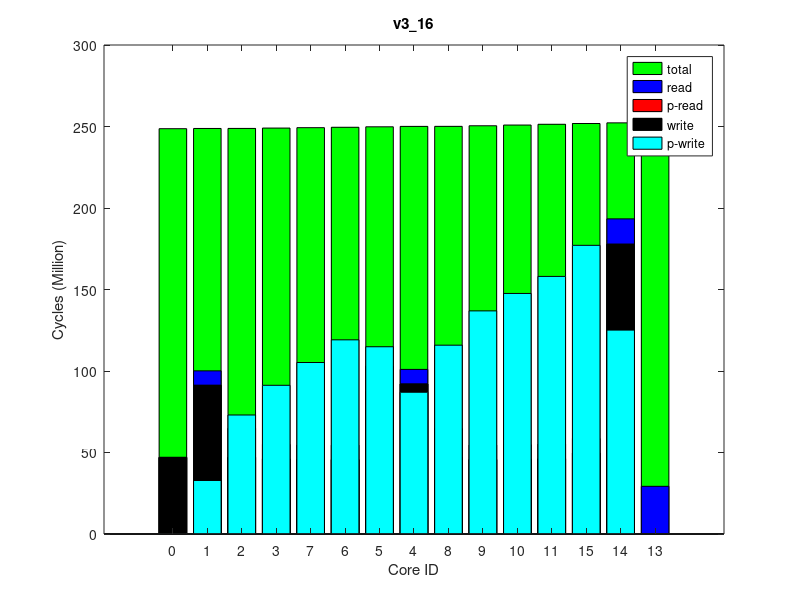

Here is the MATLAB script that generated this plot:
times(1, :, :) = [
0, 251143288, 0
0, 251281246, 0
0, 251308355, 0
0, 251532170, 0
0, 251784862, 0
0, 252029299, 0
0, 252321860, 0
0, 252572441, 0
0, 252597754, 0
0, 252963665, 0
0, 253404046, 0
0, 253882905, 0
0, 254366207, 0
0, 254767683, 0
0, 254821013, 0
];
times(2, :, :) = [
0, 251178412, 0
0, 251316899, 0
0, 251343846, 0
0, 251567594, 0
0, 251820317, 0
0, 252065138, 0
0, 252357408, 0
0, 252608521, 0
0, 252633972, 0
0, 252999490, 0
0, 253439740, 0
0, 253918794, 0
0, 254402564, 0
0, 254808571, 0
0, 254860615, 0
];
times(3, :, :) = [
0, 251157855, 0
0, 251294805, 0
0, 251321950, 0
0, 251544840, 0
0, 251797506, 0
0, 252042358, 0
0, 252335846, 0
0, 252586415, 0
0, 252611838, 0
0, 252977639, 0
0, 253416799, 0
0, 253894626, 0
0, 254378244, 0
0, 254778861, 0
0, 254827025, 0
];
times(4, :, :) = [
0, 251152060, 0
0, 251289406, 0
0, 251316467, 0
0, 251540830, 0
0, 251793640, 0
0, 252038055, 0
0, 252330947, 0
0, 252581466, 0
0, 252606771, 0
0, 252973053, 0
0, 253413018, 0
0, 253891903, 0
0, 254374614, 0
0, 254776317, 0
0, 254826855, 0
];
times(5, :, :) = [
0, 251153778, 0
0, 251292565, 0
0, 251319578, 0
0, 251545496, 0
0, 251798366, 0
0, 252042856, 0
0, 252335906, 0
0, 252586388, 0
0, 252611692, 0
0, 252977611, 0
0, 253418001, 0
0, 253896251, 0
0, 254379478, 0
0, 254782892, 0
0, 254832426, 0
];
times(6, :, :) = [
0, 251174737, 0
0, 251313219, 0
0, 251340293, 0
0, 251565668, 0
0, 251817855, 0
0, 252063078, 0
0, 252356124, 0
0, 252607182, 0
0, 252632512, 0
0, 252998905, 0
0, 253438305, 0
0, 253915862, 0
0, 254399956, 0
0, 254799712, 0
0, 254853476, 0
];
times(7, :, :) = [
0, 251125941, 0
0, 251263014, 0
0, 251290057, 0
0, 251515166, 0
0, 251767779, 0
0, 252012847, 0
0, 252306127, 0
0, 252557091, 0
0, 252582559, 0
0, 252948178, 0
0, 253388341, 0
0, 253866448, 0
0, 254349346, 0
0, 254756507, 0
0, 254806510, 0
];
times(8, :, :) = [
0, 251197397, 0
0, 251334782, 0
0, 251361722, 0
0, 251587102, 0
0, 251840092, 0
0, 252084620, 0
0, 252377690, 0
0, 252628470, 0
0, 252653762, 0
0, 253019883, 0
0, 253460264, 0
0, 253939129, 0
0, 254423062, 0
0, 254826425, 0
0, 254879358, 0
];
times(9, :, :) = [
0, 251178052, 0
0, 251315814, 0
0, 251342662, 0
0, 251568276, 0
0, 251821359, 0
0, 252065332, 0
0, 252358284, 0
0, 252608973, 0
0, 252634382, 0
0, 252999981, 0
0, 253439545, 0
0, 253918235, 0
0, 254402316, 0
0, 254804716, 0
0, 254855228, 0
];
times(10, :, :) = [
0, 251152573, 0
0, 251291587, 0
0, 251318590, 0
0, 251544007, 0
0, 251796711, 0
0, 252041681, 0
0, 252334528, 0
0, 252585162, 0
0, 252610466, 0
0, 252976780, 0
0, 253416759, 0
0, 253895189, 0
0, 254378249, 0
0, 254784004, 0
0, 254838250, 0
];
ave_times = round(squeeze(mean(times)));
format long g, ave_times
std_times = round(squeeze(std(times)));
format long g, std_times
polling_read_times = ave_times;
times(1, :, :) = [
326094, 248579812, 0
32585445, 248714959, 0
72525898, 248741817, 0
90705699, 248957813, 0
104810993, 249204704, 0
118705118, 249444025, 0
114629858, 249729266, 0
86696728, 249971550, 0
115642300, 249996577, 0
136674795, 250349795, 0
147474653, 250775380, 0
157970868, 251236350, 0
177123093, 251703715, 0
125073464, 252096165, 0
0, 252149987, 0
];
times(2, :, :) = [
355754, 248604101, 0
32804733, 248739304, 0
72946823, 248766210, 0
91132060, 248983504, 0
104967445, 249229773, 0
118898112, 249468756, 0
114758686, 249753847, 0
86827901, 249995796, 0
115732052, 250020829, 0
136758420, 250374160, 0
147637795, 250799407, 0
158033805, 251260357, 0
177086258, 251727122, 0
125073645, 252117454, 0
0, 252165350, 0
];
times(3, :, :) = [
370817, 248620199, 0
32911662, 248755974, 0
73129241, 248782905, 0
91344995, 249000424, 0
105445562, 249246968, 0
119415122, 249485492, 0
115072714, 249769960, 0
87132336, 250011851, 0
115939967, 250036883, 0
136985649, 250389749, 0
147682829, 250815254, 0
158137631, 251275556, 0
177110388, 251741809, 0
125094522, 252137740, 0
0, 252187206, 0
];
times(4, :, :) = [
326044, 248593337, 0
32759754, 248728234, 0
72916654, 248755161, 0
91144133, 248971931, 0
105190218, 249218874, 0
119145259, 249457231, 0
114815273, 249742397, 0
86881421, 249984906, 0
115697846, 250009957, 0
136705569, 250363417, 0
147500995, 250788609, 0
157957683, 251249745, 0
177102664, 251716448, 0
125097626, 252113667, 0
0, 252165575, 0
];
times(5, :, :) = [
318546, 248596425, 0
32863586, 248731656, 0
73097325, 248758487, 0
91286470, 248976565, 0
105120289, 249223308, 0
118879865, 249461878, 0
114732198, 249746856, 0
86804150, 249989011, 0
115746427, 250014081, 0
136799830, 250367064, 0
147419775, 250792087, 0
157888534, 251252896, 0
177151565, 251718984, 0
125068426, 252110624, 0
0, 252159056, 0
];
times(6, :, :) = [
335870, 248594894, 0
32830625, 248731431, 0
72992963, 248758224, 0
91232943, 248976345, 0
105222239, 249223981, 0
119137486, 249462838, 0
114892574, 249747445, 0
86959831, 249989083, 0
115790972, 250014104, 0
136814401, 250367725, 0
147528489, 250792732, 0
157897218, 251253767, 0
176984765, 251720570, 0
125098174, 252113585, 0
0, 252161752, 0
];
times(7, :, :) = [
313934, 248584089, 0
32761387, 248719402, 0
72890496, 248746223, 0
91055230, 248963197, 0
105046176, 249209624, 0
118983430, 249448706, 0
114856647, 249733690, 0
86922440, 249975987, 0
115872925, 250001109, 0
136940657, 250354052, 0
147432275, 250778769, 0
157922984, 251238002, 0
176981985, 251704753, 0
125070174, 252095876, 0
0, 252142869, 0
];
times(8, :, :) = [
322152, 248583635, 0
33053087, 248719685, 0
73515312, 248746523, 0
91807881, 248962643, 0
105748384, 249209379, 0
119481048, 249448358, 0
115111269, 249733047, 0
87174528, 249974956, 0
116000288, 249999998, 0
137059283, 250353118, 0
147649090, 250778412, 0
158103610, 251239389, 0
177154848, 251707056, 0
125078862, 252097684, 0
0, 252149123, 0
];
times(9, :, :) = [
332369, 248609634, 0
32951199, 248745761, 0
73263132, 248772701, 0
91478641, 248990110, 0
105350379, 249236810, 0
119270011, 249475555, 0
114993381, 249760353, 0
87048836, 250001898, 0
115928389, 250026957, 0
137015806, 250380436, 0
147612671, 250805342, 0
158173867, 251265705, 0
177113706, 251732294, 0
125085368, 252129544, 0
0, 252176577, 0
];
times(10, :, :) = [
318169, 248577489, 0
32723119, 248712919, 0
72818498, 248739812, 0
91061451, 248956194, 0
105237825, 249202491, 0
119235178, 249441507, 0
114931803, 249726434, 0
87004315, 249968844, 0
115983892, 249993893, 0
137078629, 250347050, 0
147815871, 250772020, 0
158194326, 251233616, 0
177133451, 251700301, 0
125082705, 252095835, 0
0, 252144111, 0
];
ave_times = round(squeeze(mean(times)));
format long g, ave_times
std_times = round(squeeze(std(times)));
format long g, std_times
polling_write_times = ave_times;
times(1, :, :) = [
0, 281944177, 0
8880679, 282121041, 64000
17792769, 282148891, 128000
8902796, 282390436, 64000
8912346, 282663055, 64000
8883249, 282937512, 64000
15565165, 283255668, 128000
8970474, 283532083, 64000
17763686, 283558854, 128000
8902029, 283943879, 64000
8965809, 284408638, 64000
8963821, 284904314, 64000
8890713, 285404420, 64000
15574505, 285818942, 128000
29249641, 285871860, 255980
];
times(2, :, :) = [
0, 281917001, 0
8879859, 282094154, 64000
17794208, 282122011, 128000
8901078, 282364595, 64000
8917276, 282636531, 64000
8890252, 282910486, 64000
15566301, 283229311, 128000
8973051, 283505099, 64000
17754879, 283533081, 128000
8899640, 283916323, 64000
8954539, 284380450, 64000
8967897, 284875995, 64000
8889207, 285376334, 64000
15574557, 285794069, 128000
29248723, 285850727, 255980
];
times(3, :, :) = [
0, 281922914, 0
8880206, 282100256, 64000
17794479, 282128100, 128000
8901900, 282370822, 64000
8911451, 282641080, 64000
8883403, 282914971, 64000
15565821, 283233837, 128000
8973114, 283509843, 64000
17753934, 283537770, 128000
8894389, 283921230, 64000
8957256, 284384996, 64000
8964836, 284880560, 64000
8885177, 285381332, 64000
15570161, 285796953, 128000
29248661, 285852680, 255980
];
times(4, :, :) = [
0, 281942776, 0
8880384, 282119647, 64000
17794090, 282147498, 128000
8902399, 282390097, 64000
8912239, 282662044, 64000
8882762, 282936866, 64000
15566082, 283254640, 128000
8970393, 283530648, 64000
17763086, 283557317, 128000
8902179, 283942978, 64000
8965843, 284407338, 64000
8963769, 284902992, 64000
8888523, 285403127, 64000
15570314, 285822736, 128000
29248811, 285873754, 255980
];
times(5, :, :) = [
0, 281923979, 0
8880099, 282100916, 64000
17794464, 282128752, 128000
8900793, 282370805, 64000
8917885, 282640523, 64000
8889972, 282914949, 64000
15566009, 283233841, 128000
8972836, 283510449, 64000
17753832, 283537244, 128000
8894743, 283922266, 64000
8957383, 284387111, 64000
8965183, 284882122, 64000
8885199, 285382480, 64000
15570137, 285806614, 128000
29248774, 285858142, 255980
];
times(6, :, :) = [
0, 281967486, 0
8881013, 282145156, 64000
17792833, 282172997, 128000
8902829, 282415674, 64000
8912564, 282693991, 64000
8886378, 282968305, 64000
15564863, 283286796, 128000
8970037, 283562212, 64000
17766315, 283588812, 128000
8897287, 283973581, 64000
8965640, 284438428, 64000
8961167, 284933676, 64000
8902269, 285434142, 64000
15570426, 285853867, 128000
29249551, 285907740, 255980
];
times(7, :, :) = [
0, 281931676, 0
8879941, 282107935, 64000
17794234, 282135730, 128000
8899489, 282378282, 64000
8918697, 282647823, 64000
8890313, 282922912, 64000
15566146, 283242180, 128000
8973278, 283517650, 64000
17753808, 283545579, 128000
8893793, 283928842, 64000
8960138, 284394053, 64000
8964451, 284889488, 64000
8903453, 285389577, 64000
15574592, 285809824, 128000
29249493, 285864099, 255980
];
times(8, :, :) = [
0, 281952581, 0
8880487, 282130368, 64000
17793376, 282158337, 128000
8902601, 282400597, 64000
8912220, 282672965, 64000
8886470, 282947043, 64000
15564968, 283265935, 128000
8971326, 283541045, 64000
17762785, 283567746, 128000
8897419, 283952848, 64000
8965670, 284417322, 64000
8963390, 284911309, 64000
8889120, 285411407, 64000
15570428, 285832395, 128000
29248704, 285882961, 255980
];
times(9, :, :) = [
0, 281960103, 0
8881079, 282137444, 64000
17794613, 282165307, 128000
8899506, 282408145, 64000
8918773, 282678040, 64000
8890093, 282952783, 64000
15566334, 283271692, 128000
8969445, 283547434, 64000
17767413, 283573993, 128000
8903393, 283959357, 64000
8967022, 284424171, 64000
8961114, 284919584, 64000
8901977, 285419805, 64000
15574603, 285840250, 128000
29249024, 285895906, 255980
];
times(10, :, :) = [
0, 281953924, 0
8879851, 282131250, 64000
17794330, 282159071, 128000
8901628, 282401871, 64000
8911483, 282671878, 64000
8883481, 282946143, 64000
15565601, 283265234, 128000
8972898, 283541214, 64000
17754661, 283567892, 128000
8894485, 283952851, 64000
8962122, 284417157, 64000
8963654, 284912563, 64000
8903513, 285412790, 64000
15574789, 285832531, 128000
29248441, 285887465, 255980
];
ave_times = round(squeeze(mean(times)));
format long g, ave_times
std_times = round(squeeze(std(times)));
format long g, std_times
read_times = ave_times;
times(1, :, :) = [
0, 248680180, 0
0, 248814588, 0
0, 248841476, 0
0, 249059157, 0
0, 249307071, 0
0, 249547819, 0
0, 249839450, 0
0, 250087328, 0
0, 250112339, 0
0, 250476380, 0
0, 250915050, 0
0, 251384749, 0
0, 251860560, 0
0, 252258704, 0
0, 252309150, 0
];
times(2, :, :) = [
0, 248651231, 0
0, 248786567, 0
0, 248813437, 0
0, 249030726, 0
0, 249278265, 0
0, 249519665, 0
0, 249810732, 0
0, 250059454, 0
0, 250084483, 0
0, 250448234, 0
0, 250885704, 0
0, 251355332, 0
0, 251831967, 0
0, 252230880, 0
0, 252281366, 0
];
times(3, :, :) = [
0, 248663035, 0
0, 248797877, 0
0, 248824740, 0
0, 249042338, 0
0, 249290526, 0
0, 249531701, 0
0, 249822724, 0
0, 250071010, 0
0, 250096063, 0
0, 250459456, 0
0, 250897389, 0
0, 251367518, 0
0, 251843222, 0
0, 252242926, 0
0, 252291976, 0
];
times(4, :, :) = [
0, 248666188, 0
0, 248801027, 0
0, 248827820, 0
0, 249046802, 0
0, 249295198, 0
0, 249535654, 0
0, 249826126, 0
0, 250073848, 0
0, 250098643, 0
0, 250463036, 0
0, 250900620, 0
0, 251370771, 0
0, 251847911, 0
0, 252250191, 0
0, 252300688, 0
];
times(5, :, :) = [
0, 248658016, 0
0, 248793081, 0
0, 248820025, 0
0, 249037308, 0
0, 249285393, 0
0, 249525744, 0
0, 249816677, 0
0, 250065370, 0
0, 250090395, 0
0, 250454463, 0
0, 250891894, 0
0, 251361937, 0
0, 251839844, 0
0, 252241087, 0
0, 252291057, 0
];
times(6, :, :) = [
0, 248673903, 0
0, 248808690, 0
0, 248835518, 0
0, 249051234, 0
0, 249299532, 0
0, 249540735, 0
0, 249831400, 0
0, 250079382, 0
0, 250104405, 0
0, 250468140, 0
0, 250906059, 0
0, 251376317, 0
0, 251853666, 0
0, 252251047, 0
0, 252304351, 0
];
times(7, :, :) = [
0, 248645963, 0
0, 248780795, 0
0, 248807580, 0
0, 249025923, 0
0, 249274063, 0
0, 249514410, 0
0, 249805974, 0
0, 250054431, 0
0, 250079472, 0
0, 250443470, 0
0, 250882194, 0
0, 251352631, 0
0, 251829991, 0
0, 252228607, 0
0, 252278516, 0
];
times(8, :, :) = [
0, 248654782, 0
0, 248790613, 0
0, 248817423, 0
0, 249034473, 0
0, 249281855, 0
0, 249522922, 0
0, 249813805, 0
0, 250061904, 0
0, 250086925, 0
0, 250450218, 0
0, 250888247, 0
0, 251357339, 0
0, 251835883, 0
0, 252231607, 0
0, 252284964, 0
];
times(9, :, :) = [
0, 248665748, 0
0, 248800750, 0
0, 248827629, 0
0, 249045776, 0
0, 249293078, 0
0, 249534138, 0
0, 249825617, 0
0, 250074082, 0
0, 250099143, 0
0, 250462476, 0
0, 250899686, 0
0, 251370384, 0
0, 251846456, 0
0, 252243514, 0
0, 252293998, 0
];
times(10, :, :) = [
0, 248653475, 0
0, 248790390, 0
0, 248817188, 0
0, 249035943, 0
0, 249284932, 0
0, 249525796, 0
0, 249816395, 0
0, 250064271, 0
0, 250089319, 0
0, 250453236, 0
0, 250891509, 0
0, 251362280, 0
0, 251838444, 0
0, 252236497, 0
0, 252287885, 0
];
ave_times = round(squeeze(mean(times)));
format long g, ave_times
std_times = round(squeeze(std(times)));
format long g, std_times
total_times = ave_times;
times(1, :, :) = [
46987040, 254574312, 64000
91221284, 254593419, 128000
47085485, 254607082, 64000
46132450, 254621214, 64000
45644154, 254642024, 64000
45650596, 254710966, 64000
87378502, 254856505, 64000
92009675, 254894669, 128000
46928988, 254908341, 64000
45674225, 254922353, 64000
45843552, 255019009, 64000
46209128, 255478310, 64000
49741075, 255942964, 64000
177780141, 256335348, 64000
0, 256386339, 0
];
times(2, :, :) = [
46987743, 254538811, 64000
91220747, 254557737, 128000
47085812, 254571101, 64000
46132623, 254584937, 64000
45645386, 254605775, 64000
45650066, 254675456, 64000
87374912, 254821042, 64000
92009287, 254859230, 128000
46931391, 254872914, 64000
45674906, 254886943, 64000
45843845, 254983591, 64000
46208802, 255443312, 64000
49742927, 255906617, 64000
177756513, 256297783, 64000
0, 256347017, 0
];
times(3, :, :) = [
46987867, 254554817, 64000
91221499, 254573628, 128000
47086124, 254587303, 64000
46132399, 254601474, 64000
45645278, 254622268, 64000
45651234, 254690986, 64000
87374662, 254836543, 64000
92009341, 254874691, 128000
46931166, 254888373, 64000
45673880, 254902495, 64000
45845099, 254999264, 64000
46209168, 255458436, 64000
49739350, 255922711, 64000
177787027, 256318213, 64000
0, 256365802, 0
];
times(4, :, :) = [
46987118, 254555662, 64000
91220422, 254574440, 128000
47085826, 254587819, 64000
46132102, 254601900, 64000
45645092, 254622944, 64000
45649640, 254691834, 64000
87379908, 254837420, 64000
92009734, 254875688, 128000
46931104, 254889369, 64000
45672720, 254903196, 64000
45844752, 255000283, 64000
46208826, 255458777, 64000
49743894, 255921656, 64000
177741921, 256313243, 64000
0, 256362044, 0
];
times(5, :, :) = [
46986266, 254571001, 64000
91221028, 254590196, 128000
47085474, 254603539, 64000
46131801, 254617755, 64000
45644845, 254638520, 64000
45649900, 254707660, 64000
87375036, 254853143, 64000
92009524, 254891410, 128000
46933188, 254904760, 64000
45672782, 254918787, 64000
45843983, 255016678, 64000
46210936, 255476371, 64000
49746949, 255940039, 64000
177747166, 256334520, 64000
0, 256387458, 0
];
times(6, :, :) = [
46986902, 254566302, 64000
91222892, 254585441, 128000
47085709, 254599105, 64000
46132884, 254612959, 64000
45644943, 254633701, 64000
45650453, 254703120, 64000
87375878, 254848651, 64000
92008840, 254886921, 128000
46932780, 254900559, 64000
45674303, 254914675, 64000
45844203, 255010911, 64000
46207702, 255470712, 64000
49741204, 255935250, 64000
177773012, 256326451, 64000
0, 256377417, 0
];
times(7, :, :) = [
46986955, 254566147, 64000
91221489, 254585268, 128000
47084907, 254598704, 64000
46133722, 254612493, 64000
45644429, 254633295, 64000
45650192, 254702550, 64000
87376449, 254848133, 64000
92008378, 254886294, 128000
46931575, 254899922, 64000
45675260, 254913975, 64000
45844304, 255012927, 64000
46211378, 255472258, 64000
49743745, 255935767, 64000
177769189, 256332265, 64000
0, 256381387, 0
];
times(8, :, :) = [
46986515, 254560503, 64000
91221612, 254579678, 128000
47085616, 254593401, 64000
46132614, 254607276, 64000
45645299, 254628078, 64000
45650133, 254697106, 64000
87372693, 254842591, 64000
92008440, 254880905, 128000
46931360, 254894583, 64000
45675111, 254908299, 64000
45846317, 255005763, 64000
46209263, 255465615, 64000
49742792, 255929876, 64000
177812470, 256320375, 64000
0, 256369354, 0
];
times(9, :, :) = [
46986906, 254557175, 64000
91220625, 254576349, 128000
47084972, 254589948, 64000
46132154, 254603850, 64000
45644500, 254624603, 64000
45650207, 254693660, 64000
87379325, 254839216, 64000
92010421, 254877377, 128000
46932614, 254891021, 64000
45674184, 254904776, 64000
45844734, 255002410, 64000
46208321, 255462655, 64000
49740127, 255926471, 64000
177814670, 256318591, 64000
0, 256367459, 0
];
times(10, :, :) = [
46988189, 254544254, 64000
91221788, 254563194, 128000
47086367, 254576579, 64000
46132189, 254590406, 64000
45643677, 254611140, 64000
45650531, 254681133, 64000
87374507, 254826784, 64000
92007893, 254865046, 128000
46932735, 254878697, 64000
45675550, 254892808, 64000
45845348, 254989159, 64000
46208031, 255448875, 64000
49741183, 255912235, 64000
177800871, 256306262, 64000
0, 256357905, 0
];
ave_times = round(squeeze(mean(times)));
format long g, ave_times
std_times = round(squeeze(std(times)));
format long g, std_times
write_times = ave_times;
mytitle = 'v3\_16';
% order = [1 2 3 4 8 7 6 5 9 10 11 12 15 14 13];
order = 1:15;

total_times = total_times(:, 2)(order);

read_times = read_times(:, 1)(order);
write_times = write_times(:, 1)(order);

polling_read_times = polling_read_times(:, 1)(order);
polling_write_times = polling_write_times(:, 1)(order);

total_times /= 1000000;

read_times /= 1000000;
write_times /= 1000000;

polling_read_times /= 1000000;
polling_write_times /= 1000000;

% laying read on top of write
read_times += write_times;
polling_read_times += write_times;

figure(1);
clf()
% set(gcf, 'Position', get(0,'Screensize'));
% set(gcf,'units','normalized','outerposition',[0 0 1 1])
bar(0:14, total_times,'g');
hold on;
bar(0:14, read_times,'b');
bar(0:14, polling_read_times,'r');
bar(0:14, write_times,'k');
bar(0:14, polling_write_times,'c');
hold off

axis([-2 16 0 300])
% axis([-1 15])
set(gca,'XTick',0:14);
set(gca,'xticklabel',{ '0'; '1'; '2'; '3'; '7'; '6'; '5'; '4'; '8'; '9'; '10'; '11'; '15'; '14'; '13' })

xlabel('Core ID')
ylabel('Cycles (Million)')

legend('total', 'read', 'p-read', 'write', 'p-write')
title(mytitle)
print(1, strcat(mytitle, '.png'))
